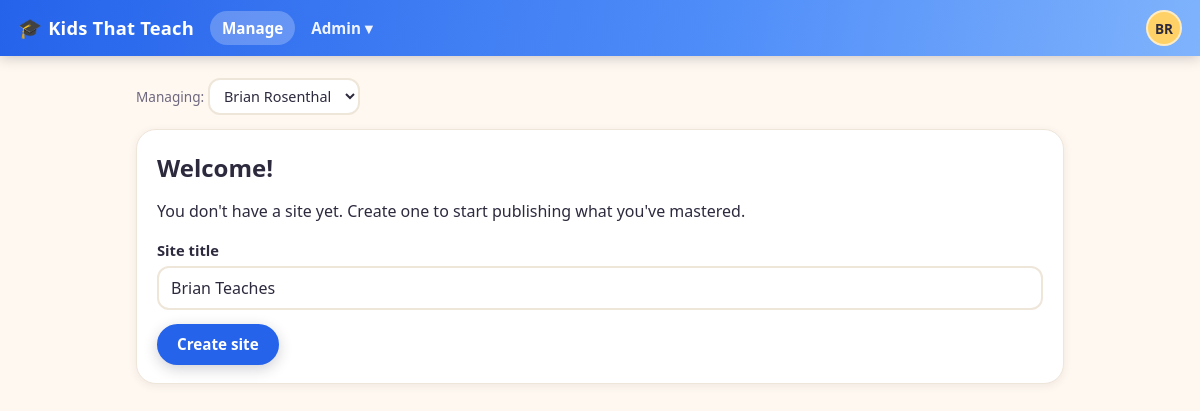
Page /manage/ (signed in) on the committed database.
### tables this page shows
CREATE TABLE settings (
  id INT AUTO_INCREMENT PRIMARY KEY,
  key_name VARCHAR(191) NOT NULL UNIQUE,
  value LONGTEXT NULL,
  updated_at DATETIME NOT NULL DEFAULT CURRENT_TIMESTAMP ON UPDATE CURRENT_TIMESTAMP
);

CREATE TABLE users (
  id INT AUTO_INCREMENT PRIMARY KEY,
  first_name VARCHAR(100) NOT NULL,
  last_name VARCHAR(100) NOT NULL,
  email VARCHAR(255) DEFAULT NULL UNIQUE,
  password_hash VARCHAR(255) NOT NULL DEFAULT '',
  is_admin TINYINT(1) NOT NULL DEFAULT 0 COMMENT 'App administrator',
  email_verify_token VARCHAR(64) DEFAULT NULL,
  email_verified_at DATETIME DEFAULT NULL,
  password_reset_token_hash CHAR(64) DEFAULT NULL,
  password_reset_expires_at DATETIME DEFAULT NULL,
  created_at DATETIME NOT NULL DEFAULT CURRENT_TIMESTAMP
);

### partials.php (called while the page is built)
<?php
require_once __DIR__ . '/config.php';
require_once __DIR__ . '/settings.php';
require_once __DIR__ . '/lib/Application.php';
require_once __DIR__ . '/lib/ApplicationUI.php';
function h($s) {
    return htmlspecialchars($s ?? '', ENT_QUOTES, 'UTF-8');
}
function header_html(string $title): void {
    ApplicationUI::headerHtml($title);
}
function footer_html(): void {
    ApplicationUI::footerHtml();
}

### config.php (called while the page is built, shortened)
<?php
function pdo(): PDO {
    static $pdo = null;
    if ($pdo === null) {
        $dsn = 'mysql:host=' . DB_HOST . ';dbname=' . DB_NAME . ';charset=utf8mb4';
        $options = [
            PDO::ATTR_ERRMODE => PDO::ERRMODE_EXCEPTION,
            PDO::ATTR_DEFAULT_FETCH_MODE => PDO::FETCH_ASSOC,
            PDO::ATTR_EMULATE_PREPARES => false,
        ];
        $pdo = new PDO($dsn, DB_USER, DB_PASS, $options);
    }
    return $pdo;
}
function current_user(): ?array {
    require_once __DIR__ . '/lib/UserManagement.php';
    if (!empty($_SESSION['uid'])) {
        static $user = null;
        if ($user === null) {
            $user = UserManagement::findById((int)$_SESSION['uid']) ?: false;
        }
        return $user ?: null;
    }
    return null;
}
function require_login(): void {
    if (!current_user()) {
        $next = $_SERVER['REQUEST_URI'] ?? '';
        header('Location: /login.php' . ($next ? '?next=' . urlencode($next) : ''));
        exit;
    }
}

### lib/UserManagement.php (called while the page is built, shortened)
<?php
require_once __DIR__ . '/../config.php';
require_once __DIR__ . '/../settings.php';
class UserManagement {
    private static function pdo(): PDO {
        return pdo();
    }
    public static function findById(int $id): ?array {
        $st = self::pdo()->prepare('SELECT * FROM users WHERE id=? LIMIT 1');
        $st->execute([$id]);
        $row = $st->fetch();
        return $row ?: null;
    }
    public static function listUsers(string $search = ''): array {
        $sql = 'SELECT id, first_name, last_name, email, is_admin, email_verified_at, created_at,
                       (password_hash <> \'\') AS has_password FROM users';
        $params = [];
        $sql .= ' ORDER BY last_name, first_name';
        $st = self::pdo()->prepare($sql);
        $st->execute($params);
        return $st->fetchAll();
    }
}

### settings.php (called while the page is built, shortened)
<?php
require_once __DIR__ . '/config.php';
class Settings {
    private static function pdo(): PDO {
        return pdo();
    }
    public static function get(string $key, string $default = ''): string {
        $st = self::pdo()->prepare('SELECT value FROM settings WHERE key_name = ? LIMIT 1');
        $st->execute([$key]);
        $row = $st->fetch();
        return $row ? (string)$row['value'] : $default;
    }
    public static function siteTitle(): string {
        return self::get('site_title', APP_NAME);
    }
}

### manage/index.php (the view, shortened to what this page needs)
<?php
require_once __DIR__ . '/../partials.php';
require_once __DIR__ . '/../lib/ManageUI.php';
require_login();
$target = ManageUI::targetUser($_GET['user_id'] ?? null);
$userId = (int)$target['id'];
$site = SiteManagement::findByUserId($userId);
$me = current_user();
$isMe = ((int)$me['id'] === $userId);
header_html($isMe ? 'My Site' : 'Manage ' . $target['first_name']);
?>
<?= ManageUI::siteSwitcherHtml($userId) ?>
<?php if (!$site): ?>
  <div class="card">
    <h2><?= $isMe ? 'Welcome!' : h($target['first_name']) . ' has no site yet' ?></h2>
    <p><?= $isMe ? 'You don\'t have a site yet. Create one to start publishing what you\'ve mastered.' : 'Create their site so they can start publishing.' ?></p>
    <form method="post" action="/manage/site_create_eval.php" class="stack">
      <label>Site title
        <input type="text" name="title" value="<?=h($target['first_name'] . ' Teaches')?>" required maxlength="150">
      </label>
      <div class="actions"><button type="submit" class="button primary">Create site</button></div>
    </form>
  </div>
<?php endif; ?>
<?php footer_html(); ?>

### lib/ApplicationUI.php (shortened to what this page needs)
<?php
require_once __DIR__ . '/../config.php';
require_once __DIR__ . '/../settings.php';
class ApplicationUI {
    public static function staticResourceUrl(string $path): string {
        $filePath = __DIR__ . '/../' . ltrim($path, '/');
        $version = @filemtime($filePath);
        return $path . '?v=' . $version;
    }
    public static function cssLink(string $path): string {
        $url = self::staticResourceUrl($path);
        return '<link rel="stylesheet" href="' . htmlspecialchars($url, ENT_QUOTES, 'UTF-8') . '">';
    }
    public static function jsScript(string $path): string {
        $url = self::staticResourceUrl($path);
        return '<script src="' . htmlspecialchars($url, ENT_QUOTES, 'UTF-8') . '"></script>';
    }
    public static function headerHtml(string $title): void {
        $u = current_user();
        $script = $_SERVER['SCRIPT_NAME'] ?? '';
        $siteTitle = Settings::siteTitle();
        echo '<!doctype html><html><head><meta charset="utf-8"><meta name="viewport" content="width=device-width,initial-scale=1">';
        echo self::cssLink('/styles.css');
        echo self::cssLink('/video-panel.css');
        echo '</head><body>';
        if ($u) {
            $navItems = [
                ['path' => '/manage/', 'label' => 'Manage', 'prefixes' => ['/manage/']],
            ];
            echo '<header class="topbar">';
            echo '<a class="brand" href="/manage/"><span class="brand-mark" aria-hidden="true">&#127891;</span> ' . h($siteTitle) . '</a>';
            echo '<nav class="topnav">';
            foreach ($navItems as $item) {
                $active = false;
                foreach ($item['prefixes'] as $prefix) {
                    if (strpos($script, $prefix) === 0) { $active = true; break; }
                }
                echo '<a href="' . h($item['path']) . '"' . ($active ? ' class="active"' : '') . '>' . h($item['label']) . '</a>';
            }
            if (!empty($u['is_admin'])) {
                $inAdmin = strpos($script, '/admin/') === 0;
                $adminItems = [
                    ['path' => '/admin/users.php', 'label' => 'Users'],
                    ['path' => '/admin/sites.php', 'label' => 'Sites'],
                    ['path' => '/admin/settings.php', 'label' => 'Settings'],
                    ['path' => '/admin/video_storage.php', 'label' => 'Video Storage'],
                    ['path' => '/admin/migrations.php', 'label' => 'Migrations'],
                    ['path' => '/admin/activity_log.php', 'label' => 'Activity Log'],
                    ['path' => '/admin/email_log.php', 'label' => 'Email Log'],
                ];
                $adminLinks = '';
                foreach ($adminItems as $item) {
                    $active = $inAdmin && basename(parse_url($item['path'], PHP_URL_PATH)) === basename($script);
                    $adminLinks .= '<a href="' . h($item['path']) . '" role="menuitem"' . ($active ? ' class="active"' : '') . '>' . h($item['label']) . '</a>';
                }
                echo '<span class="menu-wrap">'
                   . '<button type="button" id="adminToggle" class="topnav-toggle' . ($inAdmin ? ' active' : '') . '" aria-expanded="false" aria-controls="adminMenu">Admin &#9662;</button>'
                   . '<span id="adminMenu" class="popup-menu hidden" role="menu" aria-hidden="true">' . $adminLinks . '</span>'
                   . '</span>';
            }
            echo '</nav>';
            echo '<div class="topbar-right">';
            $initials = strtoupper((string)substr((string)($u['first_name'] ?? ''), 0, 1) . (string)substr((string)($u['last_name'] ?? ''), 0, 1));
            $name = trim((string)($u['first_name'] ?? '') . ' ' . (string)($u['last_name'] ?? ''));
            echo '<span class="menu-wrap">'
               . '<button type="button" id="profileToggle" class="avatar" aria-expanded="false" aria-controls="profileMenu" title="' . h($name) . '" aria-label="Account menu for ' . h($name) . '">' . h($initials) . '</button>'
               . '<span id="profileMenu" class="popup-menu popup-menu-right hidden" role="menu" aria-hidden="true">'
               .   '<a href="/profile/change_password.php" role="menuitem">Change Password</a>'
               .   '<a href="/logout.php" role="menuitem">Logout</a>'
               . '</span>'
               . '</span>';
            echo '</div>';
            echo '</header>';
            echo '<div class="content"><main>';
        } else {
            echo '<header class="topbar"><a class="brand" href="/login.php"><span class="brand-mark" aria-hidden="true">&#127891;</span> ' . h($siteTitle) . '</a></header>';
            echo '<div class="content"><main>';
        }
    }
    public static function footerHtml(): void {
        echo '</main></div>' . self::jsScript('/main.js') . '</body></html>';
    }
}

### styles.css (style rules this page uses)
:root { --color-bg: #FFF8F0; --color-surface: #FFFFFF; --color-ink: #2D2A3E; --color-ink-muted: #6E687F; --color-border: #EFE6DA; --color-primary: #2563EB; --color-primary-dark: #1D4ED8; --color-primary-light: #4F8DF9; --color-primary-lighter: #7FB3FC; --color-primary-soft: #DBEAFE; --color-accent: #FF6B6B; --color-accent-dark: #E85454; --color-success: #06D6A0; --color-success-dark: #05B888; --color-sunny: #FFD166; --color-sky: #4CC9F0; --radius: 12px; --radius-card: 20px; --shadow-card: 0 10px 30px rgba(37, 99, 235, .12); --shadow-soft: 0 2px 8px rgba(45, 42, 62, .08); --font-display: "Avenir Next", "Trebuchet MS", "Segoe UI", system-ui, -apple-system, Roboto, sans-serif; --font-mono: ui-monospace, SFMono-Regular, Menlo, Consolas, monospace; }
* { box-sizing: border-box; }
body { margin: 0; font-family: var(--font-display); background: var(--color-bg); color: var(--color-ink); line-height: 1.5; }
a { color: var(--color-primary); }
h1, h2, h3 { line-height: 1.2; }
h2 { margin: 0.4rem 0 0.8rem; }
.topbar { display: flex; align-items: center; gap: 16px; padding: 10px 18px; background: linear-gradient(100deg, var(--color-primary) 0%, var(--color-primary-light) 60%, var(--color-primary-lighter) 100%); color: #fff; flex-wrap: wrap; position: sticky; top: 0; z-index: 20; box-shadow: 0 2px 12px rgba(45, 42, 62, .25); }
.brand { color: #fff; text-decoration: none; font-weight: 800; font-size: 1.15rem; letter-spacing: 0.2px; display: flex; align-items: center; gap: 6px; }
.brand-mark { font-size: 1.2rem; }
.topnav { display: flex; align-items: center; gap: 4px; flex-wrap: wrap; }
.topnav a, .topnav-toggle { color: rgba(255, 255, 255, 0.92); text-decoration: none; font-weight: 600; font-size: 0.95rem; padding: 6px 12px; border-radius: 999px; border: none; background: transparent; font-family: inherit; cursor: pointer; }
.topnav a.active, .topnav-toggle.active { background: rgba(255, 255, 255, 0.24); color: #fff; }
.topbar-right { margin-left: auto; display: flex; align-items: center; gap: 12px; }
.menu-wrap { position: relative; display: inline-block; }
.avatar { width: 36px; height: 36px; border-radius: 50%; border: 2px solid rgba(255, 255, 255, 0.6); background: var(--color-sunny); color: var(--color-ink); font-weight: 800; font-size: 0.85rem; cursor: pointer; display: inline-flex; align-items: center; justify-content: center; font-family: inherit; }
.content { max-width: 960px; margin: 0 auto; padding: 22px 16px 60px; }
.card { background: var(--color-surface); border-radius: var(--radius-card); border: 1px solid var(--color-border); box-shadow: var(--shadow-soft); padding: 18px 20px; margin: 14px 0; }
.stack { display: flex; flex-direction: column; gap: 14px; }
.stack label { display: flex; flex-direction: column; gap: 5px; font-weight: 600; font-size: 0.92rem; }
input[type="text"], input[type="email"], input[type="password"], input[type="number"], input[type="url"], textarea, select { font-family: inherit; font-size: 1rem; padding: 9px 12px; border: 2px solid var(--color-border); border-radius: var(--radius); background: #fff; color: var(--color-ink); font-weight: 400; max-width: 100%; }
.actions { display: flex; align-items: center; gap: 10px; flex-wrap: wrap; }
.button { display: inline-flex; align-items: center; justify-content: center; gap: 6px; font-family: inherit; font-size: 0.95rem; font-weight: 700; padding: 9px 18px; border-radius: 999px; border: 2px solid var(--color-border); background: var(--color-surface); color: var(--color-ink); cursor: pointer; text-decoration: none; transition: transform 80ms ease, box-shadow 80ms ease; line-height: 1.2; }
.button.primary { background: var(--color-primary); border-color: var(--color-primary); color: #fff; box-shadow: 0 4px 14px rgba(45, 42, 62, .22); }

### rows in the picture
settings: value "Kids That Teach"
users: initials "BR", title "Brian Teaches"

### other values in the picture
$item['label'] "Manage"
form field user_id "Brian Rosenthal"
